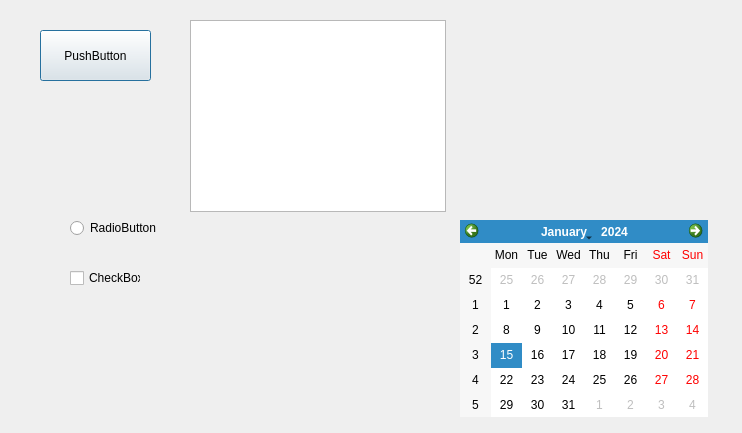
<?xml version="1.0" encoding="UTF-8"?>
<ui version="4.0">
 <class>Dialog</class>
 <widget class="QDialog" name="Dialog">
  <property name="geometry">
   <rect>
    <x>0</x>
    <y>0</y>
    <width>742</width>
    <height>433</height>
   </rect>
  </property>
  <property name="windowTitle">
   <string>Dialog</string>
  </property>
  <widget class="QPushButton" name="pushButton">
   <property name="geometry">
    <rect>
     <x>40</x>
     <y>30</y>
     <width>111</width>
     <height>51</height>
    </rect>
   </property>
   <property name="text">
    <string>PushButton</string>
   </property>
  </widget>
  <widget class="QRadioButton" name="radioButton">
   <property name="geometry">
    <rect>
     <x>70</x>
     <y>220</y>
     <width>89</width>
     <height>16</height>
    </rect>
   </property>
   <property name="text">
    <string>RadioButton</string>
   </property>
  </widget>
  <widget class="QCheckBox" name="checkBox">
   <property name="geometry">
    <rect>
     <x>70</x>
     <y>270</y>
     <width>71</width>
     <height>16</height>
    </rect>
   </property>
   <property name="text">
    <string>CheckBox</string>
   </property>
  </widget>
  <widget class="QListView" name="listView">
   <property name="geometry">
    <rect>
     <x>190</x>
     <y>20</y>
     <width>256</width>
     <height>192</height>
    </rect>
   </property>
  </widget>
  <widget class="QCalendarWidget" name="calendarWidget">
   <property name="geometry">
    <rect>
     <x>460</x>
     <y>220</y>
     <width>248</width>
     <height>197</height>
    </rect>
   </property>
  </widget>
 </widget>
 <resources/>
 <connections/>
</ui>
